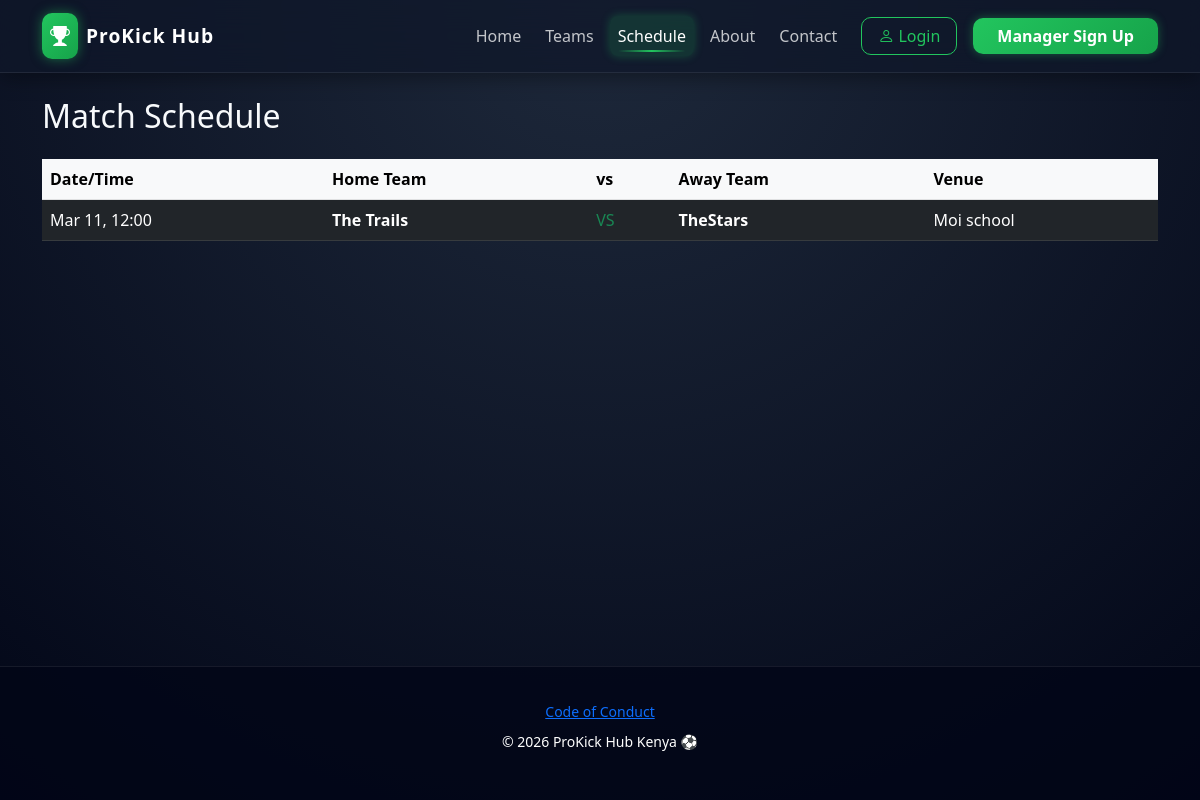
Before: /schedule/ with the older database file.
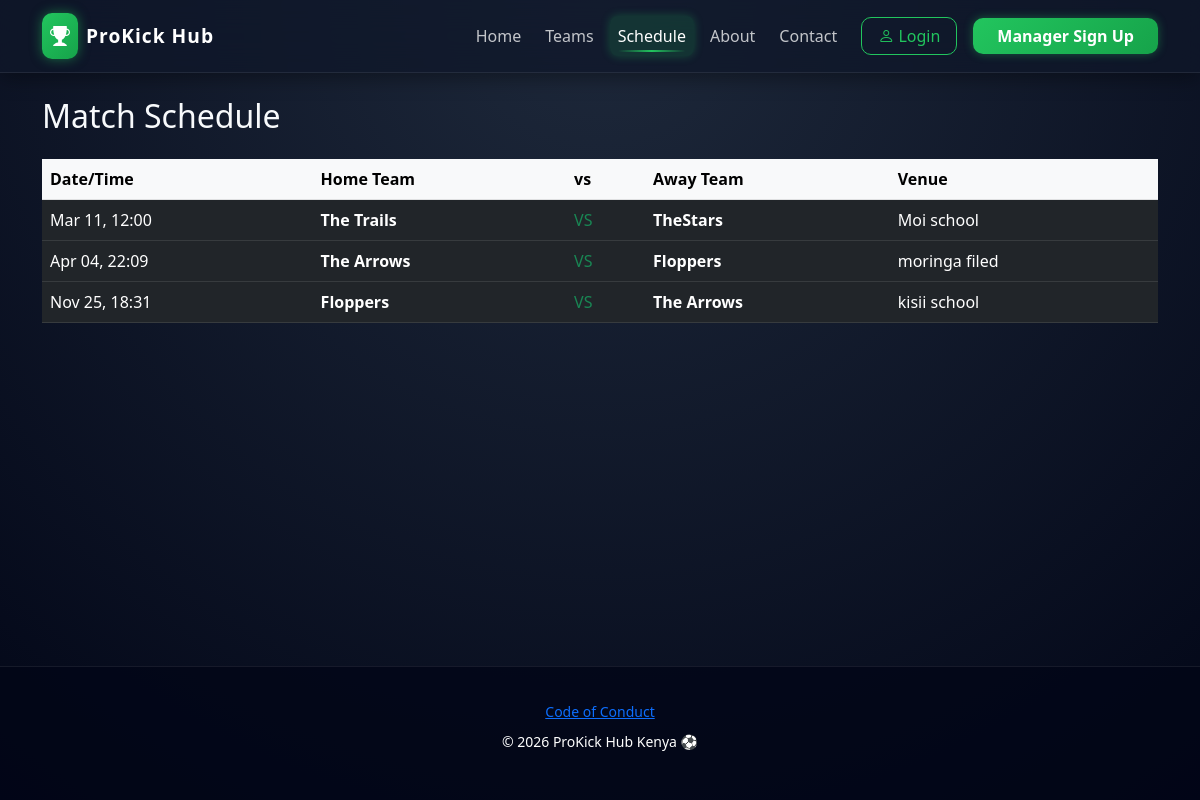
After: the same page with the newer database file.
### soccerApp/models.py (models this page shows, shortened)
class MatchRequest(models.Model):
    STATUS_CHOICES = [
        ('P', 'Pending'),
        ('A', 'Accepted'),
        ('D', 'Declined'),
    ]
    sender = models.ForeignKey(Team, on_delete=models.CASCADE, related_name='sent_challenges')
    receiver = models.ForeignKey(Team, on_delete=models.CASCADE, related_name='received_challenges')
    match_date = models.DateTimeField()
    venue = models.CharField(max_length=255)
    status = models.CharField(max_length=1, choices=STATUS_CHOICES, default='P')
    created_at = models.DateTimeField(auto_now_add=True)

class Team(models.Model):
    manager = models.OneToOneField(User, on_delete=models.CASCADE, related_name='team')
    name = models.CharField(max_length=100)
    location = models.CharField(max_length=255, default="Kisumu", help_text="Enter home ground or city")
    created_at = models.DateTimeField(auto_now_add=True)

### soccerApp/views.py (the view)
# urls.py: path('schedule/', views.match_schedule, name='schedule'),
def match_schedule(request):
    matches = MatchRequest.objects.exclude(status='D').order_by('match_date')
    return render(request, 'soccerApp/match_schedule.html', {'matches': matches})

### soccerApp/templates/soccerApp/match_schedule.html
{% extends 'soccerApp/base.html' %}
{% load static %}
{% block content %}
<h2 class="mb-4">Match Schedule</h2>
<div class="glass-card overflow-hidden">
    <table class="table table-dark table-hover mb-0">
        <thead class="table-light text-dark">
            <tr>
                <th>Date/Time</th>
                <th>Home Team</th>
                <th>vs</th>
                <th>Away Team</th>
                <th>Venue</th>
            </tr>
        </thead>
        <tbody>
    {% for match in matches %}
    <tr>
        <td>{{ match.match_date|date:"M d, H:i" }}</td>
        <td class="fw-bold">{{ match.sender.name }}</td>
        <td class="text-success">VS</td>
        <td class="fw-bold">{{ match.receiver.name }}</td>
        <td>{{ match.venue }}</td>
    </tr>
    {% endfor %}
</tbody>
    </table>
</div>
{% endblock %}

Changed rows visible on the page:
added MatchRequest: match_date "Apr 04, 22:09", sender.name "The Arrows", receiver.name "Floppers", venue "moringa filed"
added MatchRequest: match_date "Nov 25, 18:31", sender.name "Floppers", receiver.name "The Arrows", venue "kisii school"
